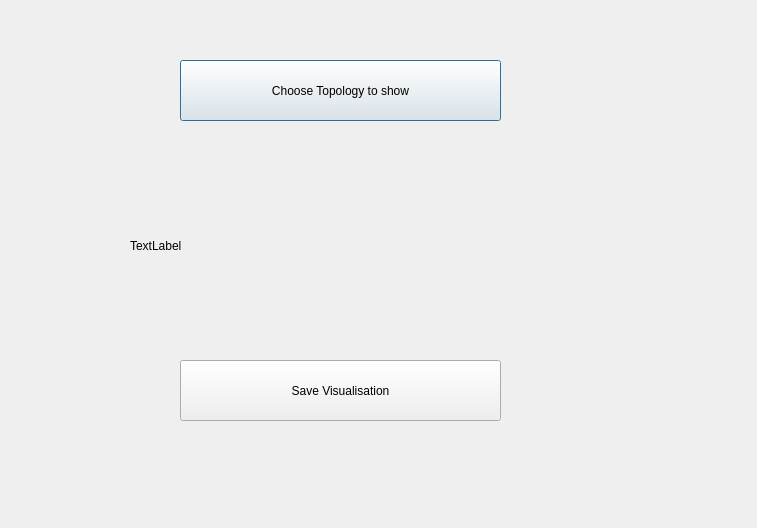
<?xml version="1.0" encoding="UTF-8"?>
<ui version="4.0">
 <class>Topology</class>
 <widget class="QDialog" name="Topology">
  <property name="geometry">
   <rect>
    <x>0</x>
    <y>0</y>
    <width>757</width>
    <height>528</height>
   </rect>
  </property>
  <property name="windowTitle">
   <string>Dialog</string>
  </property>
  <widget class="QPushButton" name="chooseTopology">
   <property name="geometry">
    <rect>
     <x>180</x>
     <y>60</y>
     <width>321</width>
     <height>61</height>
    </rect>
   </property>
   <property name="text">
    <string>Choose Topology to show</string>
   </property>
  </widget>
  <widget class="QPushButton" name="saveVisualisation">
   <property name="geometry">
    <rect>
     <x>180</x>
     <y>360</y>
     <width>321</width>
     <height>61</height>
    </rect>
   </property>
   <property name="text">
    <string>Save Visualisation</string>
   </property>
  </widget>
  <widget class="QLabel" name="topologyGraphic">
   <property name="geometry">
    <rect>
     <x>130</x>
     <y>150</y>
     <width>541</width>
     <height>191</height>
    </rect>
   </property>
   <property name="text">
    <string>TextLabel</string>
   </property>
  </widget>
 </widget>
 <resources/>
 <connections/>
</ui>
